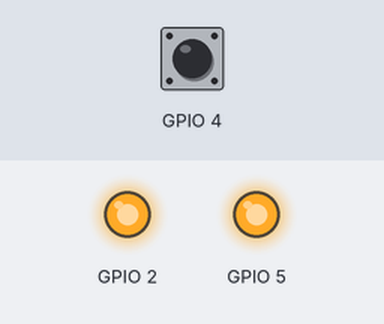
Bench run of a sketch on a simulated ESP8266 (NodeMCU). Shown: output pins drawn as LEDs (lit = HIGH). Inputs (shaded band) come from the test bench; at power-on: GPIO 4 HIGH. WiFi joins after 1.5 s; servers stay silent unless stated; what the sketch prints to the serial monitor is not drawn.

Above: at 2.9 s.
3.0 s: GPIO 4 pulled LOW for 0.15 s
At 4.1 s:
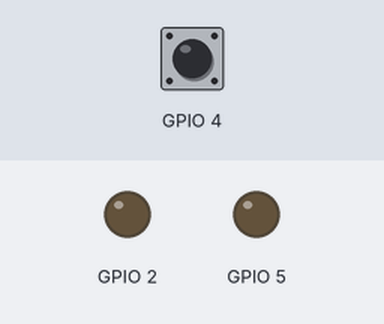
4.6 s: GPIO 4 pulled LOW for 1 s
At 5.4 s:
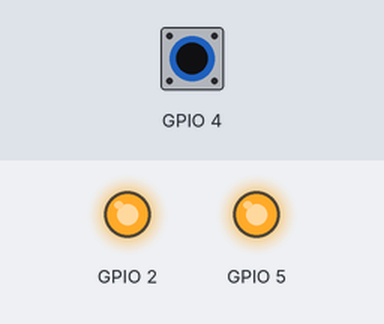
7.1 s: GPIO 4 pulled LOW for 3.2 s
At 8.4 s:
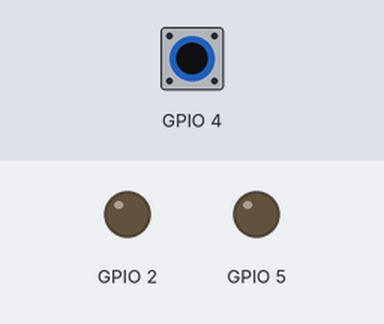
Timing chart, 0 to 10.1 s (numbered marks = the images above; inputs shaded):
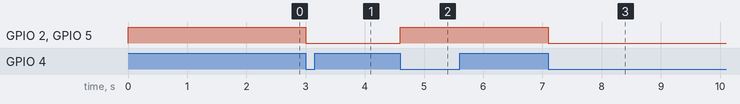

The sketch:

ESP-REST-API.ino
```cpp
#include <ESP8266WebServer.h>
#include <ESP8266mDNS.h>

#include <ESP8266HTTPClient.h>

#include "DeviceManager.h"

ESP8266WebServer webclientHost(80);
ESP8266WebServer apiHost(8080);

DeviceManager devices;

String ip;


void setup(void) {

  Serial.begin(115200);

  devices.addDevice("LAMP", 5, 4, 2);

  WifiConnect("WIFI_NAME", "WIFI_PASS");

  if (MDNS.begin("esp8266")) {
    Serial.println("MDNS responder started");
  }

  ApiHttpServerInit();
  WebclientHttpServerInit();
  Serial.println("HTTP server started");

}

void loop(void) {
  webclientHost.handleClient();
  apiHost.handleClient();

  MDNS.update();
  devices.checkButtons();
}
```

ApiHttpServer.ino
```cpp
void handleToggleRelay(){
  if(apiHost.args() == 1 && apiHost.argName(0) == "relay"){
    String relay = apiHost.arg(0);
    devices.toggle(relay);
    if(devices.getState(relay)){
      apiHost.send(HTTP_CODE_OK, "text/json", "{\"msg\": \"Relay will be turned on\", \"state\": true, \"error\": 0}");
    } else {
      apiHost.send(HTTP_CODE_OK, "text/json", "{\"msg\": \"Relay will be turned off\", \"state\": false, \"error\": 0}");
    }
  } else{
    apiHost.send(HTTP_CODE_OK, "text/json", "{\"msg\": \"Relay not found!\", \"error\": 1}");
  }

}


void handleGetRelay(){
  if(apiHost.args() == 1 && apiHost.argName(0) == "relay"){
    String relay = apiHost.arg(0);
    if(devices.getState(relay)){
      apiHost.send(HTTP_CODE_OK, "text/json", "{\"msg\": \"Relay is on\", \"state\": true, \"error\": 0}");
    } else {
      apiHost.send(HTTP_CODE_OK, "text/json", "{\"msg\": \"Relay is off\", \"state\": false, \"error\": 0}");
    }
  } else{
    apiHost.send(HTTP_CODE_OK, "text/json", "{\"msg\": \"Relay not found!\", \"error\": 1}");
  }

}

void ApiHttpServerInit(){
  apiHost.enableCORS(true);
  apiHost.on("/togglerelay", handleToggleRelay);
  apiHost.on("/getrelay", handleGetRelay);
  apiHost.onNotFound([]() {
    apiHost.send(HTTP_CODE_NOT_FOUND, "text/plain", "page not found");
  });
  apiHost.begin();
}
```

DeviceManager.cpp
```cpp
#include "DeviceManager.h"

void DeviceManager::addDevice(String deviceName, uint8_t relay, uint8_t button, uint8_t led){
  Button btn = {button, HIGH, 0};
  this->dev.push_back({deviceName, relay, led, btn, false});
  digitalWrite(relay, HIGH);
  digitalWrite(led, HIGH);
  pinMode(relay, OUTPUT);
  pinMode(led, OUTPUT);
  pinMode(button, INPUT_PULLUP);
}

void DeviceManager::toggle(String relay){
  for(Device& device: dev){
    if(device.deviceName == relay){
      device.state = !device.state;
      digitalWrite(device.relayPin, (device.state ? LOW : HIGH));
      digitalWrite(device.ledPin, (device.state ? LOW : HIGH));
    }
  }
}

bool DeviceManager::getState(String relay){
  for(Device& device: dev){
    if(device.deviceName == relay){
      return device.state;
    }
  }
}

void DeviceManager::checkButtons(){
  for(Device& device: dev){
    int newVal = digitalRead(device.button.pin);
    if(device.button.value != newVal){
      if(millis()-device.button.debounceTime > cDebounceTime){
        device.button.debounceTime = millis();
        device.button.value = newVal;
        if(newVal == LOW){
          toggle(device.deviceName);
        }
      }
    }
  }
}
```

DeviceManager.h
```cpp
#ifndef DEVICEMANAGER_H
#define DEVICEMANAGER_H

#include <Arduino.h>
#include <vector>

const int cDebounceTime = 500;

struct Button{
  uint8_t pin;
  uint8_t value;
  unsigned long debounceTime;
};

struct Device{
  String deviceName;
  uint8_t relayPin;
  uint8_t ledPin;
  Button button;
  bool state;
};

class DeviceManager{
private:
  std::vector<Device> dev;
public:
  DeviceManager() = default;

  void addDevice(String deviceName, uint8_t relay=0xFF, uint8_t button=0xFF, uint8_t led=0xFF);
  void toggle(String relay);
  bool getState(String relay);
  void checkButtons();
};

#endif
```

MyHTTPClient.cpp
```cpp
#include "MyHTTPClient.h"
#include <ESP8266HTTPClient.h>
#include <ESP8266WiFi.h>


void MyHTTPClient::setFP(const uint8_t* fingerprint){
  memcpy(this->fingerprint, fingerprint, 20);
}


String MyHTTPClient::getRequest(const char* serverName){

    std::unique_ptr<BearSSL::WiFiClientSecure>client(new BearSSL::WiFiClientSecure);

    client->setFingerprint(this->fingerprint);

    HTTPClient https;

    String payload = "--";

    Serial.print("[HTTPS] begin...\n");
    if (https.begin(*client, serverName)) {  // HTTPS

      Serial.print("[HTTPS] GET...\n");
      // start connection and send HTTP header
      int httpCode = https.GET();

      // httpCode will be negative on error
      if (httpCode > 0) {
        // HTTP header has been send and Server response header has been handled
        Serial.printf("[HTTPS] GET... code: %d\n", httpCode);

        // file found at server
        if (httpCode == HTTP_CODE_OK || httpCode == HTTP_CODE_MOVED_PERMANENTLY) {
          payload = https.getString();
          //Serial.println(payload);
        }
      } else {
        Serial.printf("[HTTPS] GET... failed, error: %s\n", https.errorToString(httpCode).c_str());
      }

      https.end();

    }
    return payload;
}
```

MyHTTPClient.h
```cpp
#ifndef MYHTTPCLIENT_H
#define MYHTTPCLIENT_H

#include <ESP8266HTTPClient.h>


class MyHTTPClient{
  private:
    uint8_t fingerprint[20];
  public:
    MyHTTPClient() = default;
    void setFP(const uint8_t* fingerprint);
    String getRequest(const char* serverName);
};

#endif
```

WebclientHttpServer.ino
```cpp
#include "MyHTTPClient.h"

String webApp;

void downloadWebclient(){
  MyHTTPClient httpClient;
  const uint8_t fingerprint[20] = {0x70, 0x94, 0xDE, 0xDD, 0xE6, 0xC4, 0x69, 0x48, 0x3A, 0x92, 0x70, 0xA1, 0x48, 0x56, 0x78, 0x2D, 0x18, 0x64, 0xE0, 0xB7};
  httpClient.setFP(fingerprint);
  webApp = httpClient.getRequest("https://raw.githubusercontent.com/heazog/RPI-REST-API-RELAY/main/index.html");
  webApp.replace("10.33.33.109",ip);
}

void handleWebapp(){
  if(webApp.length() == 0){
    webclientHost.send(HTTP_CODE_INTERNAL_SERVER_ERROR, "text/plain", "webapp couldn't be loaded");
  }else{
    webclientHost.send(HTTP_CODE_OK, "text/html", webApp);
  }
}

void WebclientHttpServerInit(){
  downloadWebclient();
  webclientHost.on("/", handleWebapp);
  webclientHost.onNotFound([]() {
    webclientHost.send(HTTP_CODE_NOT_FOUND, "text/plain", "page not found");
  });
  webclientHost.begin();
}
```

WifiConnect.ino
```cpp
#include <ESP8266WiFi.h>
#include <WiFiClient.h>

void WifiConnect(const char* ssid, const char* password){
  WiFi.mode(WIFI_STA);
  WiFi.begin(ssid, password);
  Serial.println("");

  // Wait for connection
  while (WiFi.status() != WL_CONNECTED) {
    delay(500);
    Serial.print(".");
  }

  Serial.println("");
  Serial.print("Connected to ");
  Serial.println(ssid);
  Serial.print("IP address: ");
  Serial.println(WiFi.localIP());
  ip = WiFi.localIP().toString();
}
```

Measured:
- after the input at 3.0 s, GPIO 2, GPIO 5: HIGH → LOW at once
- after the input at 4.6 s, GPIO 2, GPIO 5: LOW → HIGH at once
- after the input at 7.1 s, GPIO 2, GPIO 5: HIGH → LOW at once
